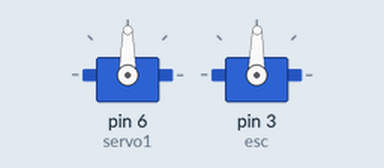
Recording of a sketch running on a simulated Arduino Nano, built with avr-gcc and run on an emulated ATmega328P. On the bench: 2 × servo. What the sketch prints to the serial monitor is not drawn.

Above: at 2.1 s.
Timing chart, 0 to 3.6 s (numbered marks = the images above):
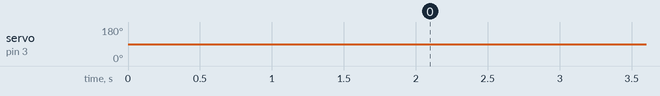

Measured:
- by itself, servo on pin 3 (esc): 90° → 89° at 2.0 s

The sketch:

ps2-drift_car_v2.ino
```cpp
//v2 changes:
//-removed break button since it didnt work
//-addded tentative straight accelelration control
//-added deadzone to steering
//-reduced steering angle to 35 deg on either sides
//-added a honking function so we can tell the other teams to get out of our way lol


#include <PS2X_lib.h>
#include <Servo.h>

PS2X ps2x; // create PS2 Controller Class
Servo servo1;
Servo esc;

int LeftStick = 128;
int RightStick = 128;
int angle = 90 ;            //sets the steering servo to mid point i.e. straight ahead
int throttle = 90 ;         //sets esc to 90 which is 0 speed

void setup()
{

  ps2x.config_gamepad(12,10,9,11, false, false);      //GamePad(clock, command, attention, data, Pressures?, Rumble?)
  servo1.attach(6);
  esc.attach(3);
 Serial.begin(9600);
 delay(2000);

}

void loop(){

   ps2x.read_gamepad();                 //reads input from ps2 controller
   LeftStick = ps2x.Analog(PSS_LX);     //left stick horizontal controls steering
   RightStick = ps2x.Analog(PSS_RY);    //right stick vertical controls speed
    Serial.print("LeftStick: ");
    Serial.print(LeftStick);
    Serial.print(", RightStick: ");
    Serial.print(RightStick);

   if(LeftStick <=138 && LeftStick >=118)    //this serves both to create a small deadzone in the steering as well as constant straight-steering control, needs testing
      servo1.write(90);

   else
   {
   angle = map(LeftStick, 255, 0, 55, 125); //this allows for 35 deg of turnning on either side, further testing needed
    Serial.print(", angle: ");
    Serial.print(angle);
   servo1.write(angle);
   }

   throttle = map(RightStick, 255, 0, 75, 105); //note: anything above 110 causes the tires come off the rear wheels
    Serial.print(", throttle: ");
    Serial.print(throttle);
   esc.write(throttle); //we should be using PWM and esc.writeMicroseconds() to control speed however,our arduino nano does not seem to support PWM


  if(ps2x.Button(PSB_L1)) //if L1 is pressed, honk horn
   {
    tone(4, 294);
   }

delay(15);

}
```
